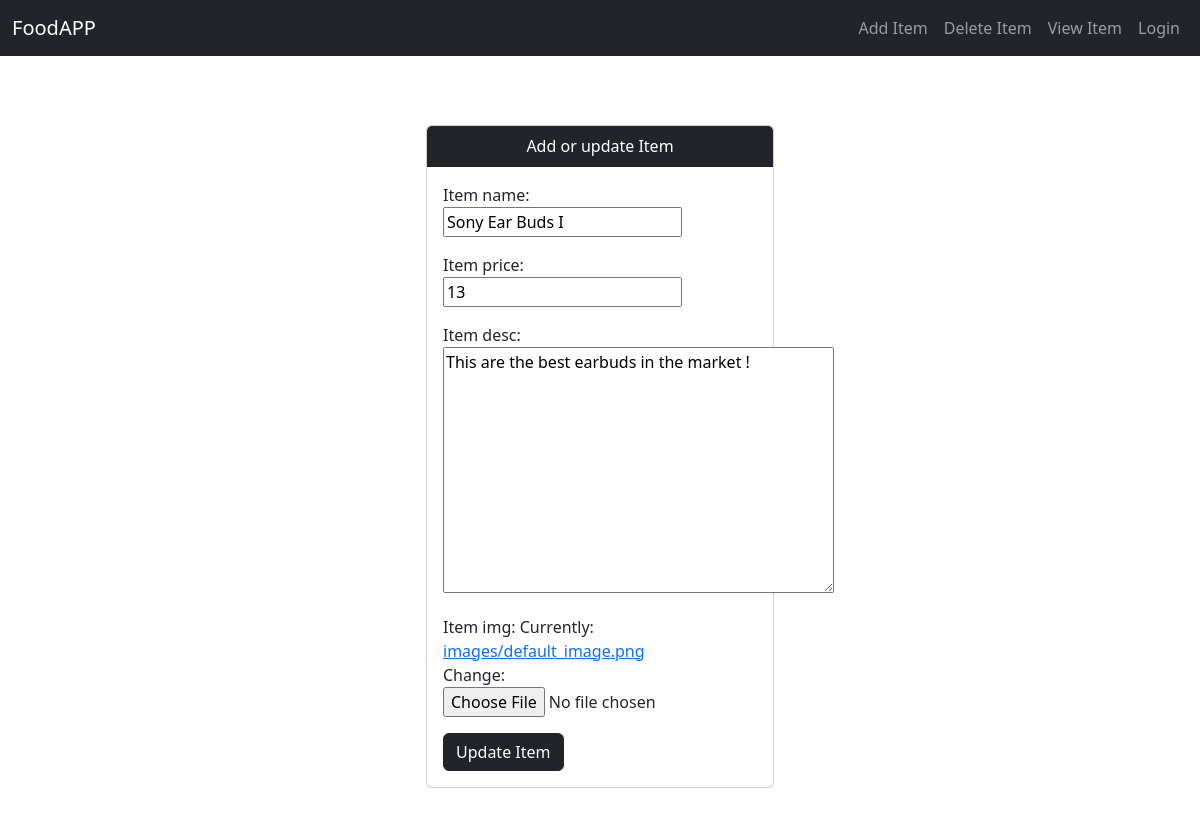
The page /food/update/1/ on the database its author committed.
### Food/models.py (models this page shows, shortened)
class Item(models.Model):
    user_name = models.ForeignKey(User, on_delete=models.CASCADE, default=1)
    item_name = models.CharField(max_length=100)
    item_price = models.IntegerField()
    item_desc = models.TextField()
    item_img = models.ImageField(upload_to="", default="default_image.png")

### Food/views.py (the view)
# urls.py: path("update/<int:Item_id>/", views.update_item, name="update_item"),
def update_item(request, Item_id):
    instance = Item.objects.get(pk=Item_id)
    form = itemForm(request.POST or None, request.FILES or None, instance=instance)
    if form.is_valid():
        form.save()
        return redirect("food:index")
    return render(request, "Food/create_Item.html", {"form": form, "Item": instance})

### Food/forms.py
class itemForm(forms.ModelForm):
    class Meta:
        model = Item
        fields = ["item_name", "item_name", "item_price", "item_desc", "item_img"]

### Food/templates/Food/create_item.html (shortened to what this page needs)
{% extends "Food/base.html" %}
{% block content %}
<div class="container d-flex justify-content-center align-items-center vh-100">
    <div class="row w-100 justify-content-center">
        <div class="col-md-4">
            <div class="card">
                <div class="card-header text-white bg-dark text-center">
                    <div class="card-title mb-0">
                        Add or update Item
                    </div>
                </div>
                <div class="card-body">
                    <form
                        action='{% if Item %}{% url "food:update_item" Item.id %}{% else %}{% url "food:add_item" %}{% endif %}'
                        method="post" enctype="multipart/form-data">
                        {{ form.as_p }}
                        <button type="submit" class="btn btn-dark">
                            {% if Item %}
                            Update Item
                            {% else %}
                            Add Item
                            {% endif %}
                        </button>
                    </form>
                </div>
            </div>
        </div>
    </div>
</div>
{% endblock content %}

### rows shown on the page
Item: item_name "Sony Ear Buds I", item_price "13", item_desc "This are the best earbuds in the market !"
